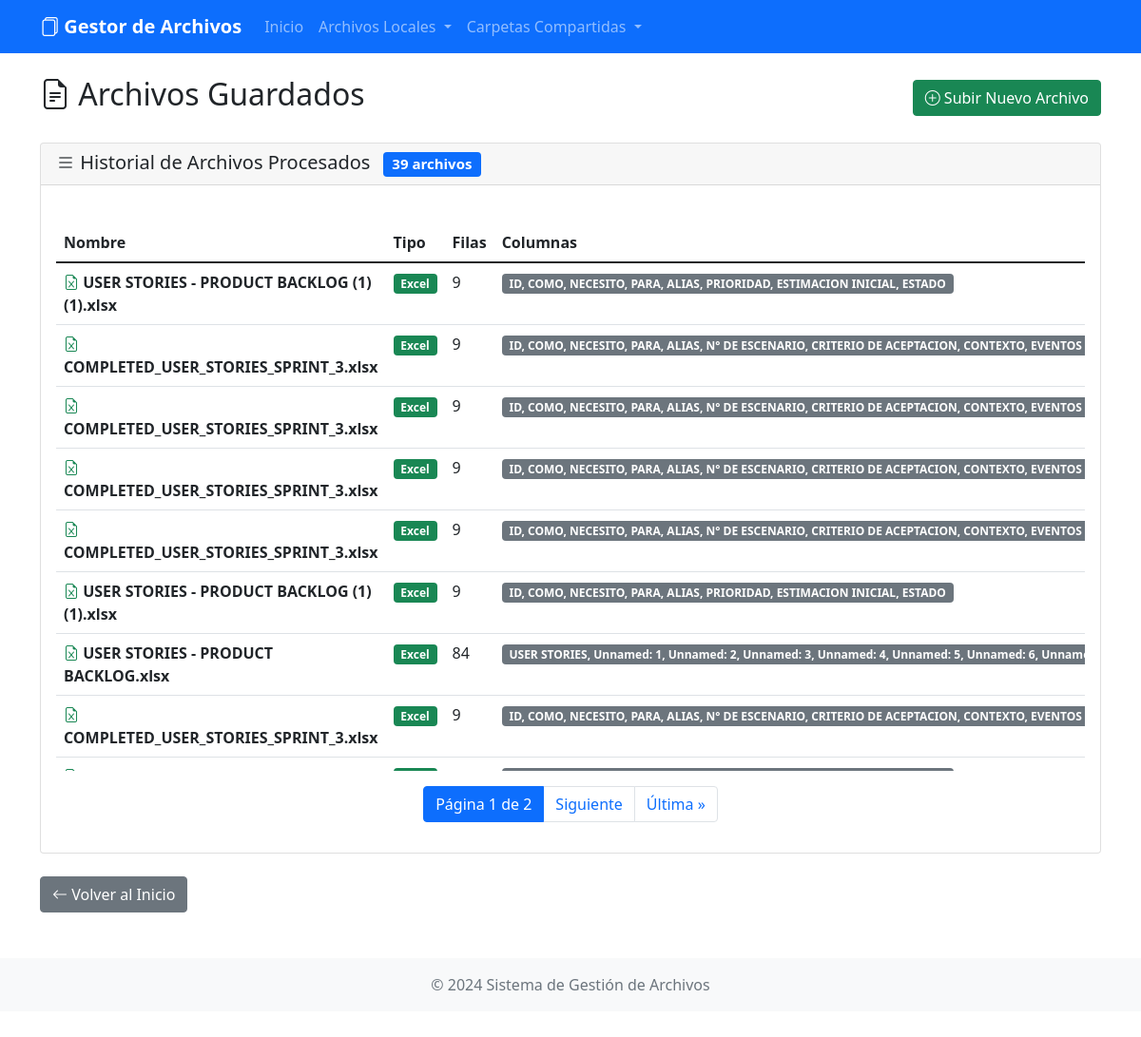
/archivos-guardados/, run on the app's committed database.
### archivos/models.py (models this page shows, shortened)
class ArchivoCargado(models.Model):
    nombre = models.CharField(max_length=255)
    tipo = models.CharField(max_length=10)  # Excel/CSV
    fecha_carga = models.DateTimeField(auto_now_add=True)
    columnas = models.TextField()  # lista de columnas como string
    filas = models.IntegerField()

### archivos/views.py (the view)
# urls.py: path('archivos-guardados/', views.ver_archivos_guardados, name='archivos_guardados'),
def ver_archivos_guardados(request):
    archivos = ArchivoCargado.objects.all().order_by('-fecha_carga')
    paginator = Paginator(archivos, 20)
    page_number = request.GET.get('page')
    page_obj = paginator.get_page(page_number)
    return render(request, 'archivos/archivos_guardados.html', {
        'page_obj': page_obj
    })

### archivos/templates/archivos/archivos_guardados.html (shortened to what this page needs)
{% extends 'archivos/base.html' %}
{% block content %}
<div class="row">
    <div class="col-12">
        <div class="d-flex justify-content-between align-items-center mb-4">
            <h2><i class="bi bi-file-earmark-text"></i> Archivos Guardados</h2>
            <a href="{% url 'subir_archivo_local' %}" class="btn btn-success">
                <i class="bi bi-plus-circle"></i> Subir Nuevo Archivo
            </a>
        </div>
        {% if page_obj %}
            <div class="card">
                <div class="card-header">
                    <h5 class="mb-0">
                        <i class="bi bi-list"></i> Historial de Archivos Procesados
                        <span class="badge bg-primary ms-2">{{ page_obj.paginator.count }} archivo{{ page_obj.paginator.count|pluralize }}</span>
                    </h5>
                </div>
                <div class="card-body">
                    <div class="table-responsive">
                        <table class="table table-hover">
                            <thead>
                                <tr>
                                    <th>Nombre</th>
                                    <th>Tipo</th>
                                    <th>Filas</th>
                                    <th>Columnas</th>
                                </tr>
                            </thead>
                            <tbody>
                                {% for archivo in page_obj %}
                                <tr>
                                    <td>
                                        <i class="bi bi-file-earmark-{% if archivo.tipo == 'Excel' %}excel text-success{% elif archivo.tipo == 'CSV' %}text text-info{% else %}text text-warning{% endif %}"></i>
                                        <strong>{{ archivo.nombre }}</strong>
                                    </td>
                                    <td>
                                        <span class="badge bg-{% if archivo.tipo == 'Excel' %}success{% elif archivo.tipo == 'CSV' %}info{% else %}warning{% endif %}">
                                            {{ archivo.tipo }}
                                        </span>
                                    </td>
                                    <td>{{ archivo.filas|floatformat:0 }}</td>
                                    <td>
                                        <span class="badge bg-secondary">
                                            {{ archivo.columnas }}
                                        </span>
                                    </td>
                                </tr>
                                {% endfor %}
                            </tbody>
                        </table>
                    </div>
                    {% if page_obj.has_other_pages %}
                        <nav aria-label="Paginación de archivos guardados" class="mt-3">
                            <ul class="pagination justify-content-center">
                                <li class="page-item active">
                                    <span class="page-link">
                                        Página {{ page_obj.number }} de {{ page_obj.paginator.num_pages }}
                                    </span>
                                </li>
                                {% if page_obj.has_next %}
                                    <li class="page-item">
                                        <a class="page-link" href="?page={{ page_obj.next_page_number }}">Siguiente</a>
                                    </li>
                                    <li class="page-item">
                                        <a class="page-link" href="?page={{ page_obj.paginator.num_pages }}">Última &raquo;</a>
                                    </li>
                                {% endif %}
                            </ul>
                        </nav>
                    {% endif %}
                </div>
            </div>
        {% endif %}
        <div class="mt-4">
            <a href="{% url 'index' %}" class="btn btn-secondary">
                <i class="bi bi-arrow-left"></i> Volver al Inicio
            </a>
        </div>
    </div>
</div>
{% endblock %}

### archivos/templates/archivos/base.html (style rules this page uses)
.table-responsive { max-height: 600px; overflow-y: auto; }

### data on the page
ArchivoCargado: nombre "USER STORIES - PRODUCT BACKLOG (1) (1).xlsx", tipo "Excel", filas "9", columnas "ID, COMO, NECESITO, PARA, ALIAS, PRIORIDAD, ESTIMACION INICIAL, ESTADO"
ArchivoCargado: nombre "COMPLETED_USER_STORIES_SPRINT_3.xlsx", tipo "Excel", filas "9", columnas "ID, COMO, NECESITO, PARA, ALIAS, N° DE ESCENARIO, CRITERIO DE ACEPTACION, CONTEXTO, EVENTOS…"
ArchivoCargado: nombre "COMPLETED_USER_STORIES_SPRINT_3.xlsx", tipo "Excel", filas "9", columnas "ID, COMO, NECESITO, PARA, ALIAS, N° DE ESCENARIO, CRITERIO DE ACEPTACION, CONTEXTO, EVENTOS…"
ArchivoCargado: nombre "COMPLETED_USER_STORIES_SPRINT_3.xlsx", tipo "Excel", filas "9", columnas "ID, COMO, NECESITO, PARA, ALIAS, N° DE ESCENARIO, CRITERIO DE ACEPTACION, CONTEXTO, EVENTOS…"
ArchivoCargado: nombre "COMPLETED_USER_STORIES_SPRINT_3.xlsx", tipo "Excel", filas "9", columnas "ID, COMO, NECESITO, PARA, ALIAS, N° DE ESCENARIO, CRITERIO DE ACEPTACION, CONTEXTO, EVENTOS…"
ArchivoCargado: nombre "USER STORIES - PRODUCT BACKLOG (1) (1).xlsx", tipo "Excel", filas "9", columnas "ID, COMO, NECESITO, PARA, ALIAS, PRIORIDAD, ESTIMACION INICIAL, ESTADO"
ArchivoCargado: nombre "USER STORIES - PRODUCT BACKLOG.xlsx", tipo "Excel", filas "84", columnas "USER STORIES, Unnamed: 1, Unnamed: 2, Unnamed: 3, Unnamed: 4, Unnamed: 5, Unnamed: 6,…"
ArchivoCargado: nombre "COMPLETED_USER_STORIES_SPRINT_3.xlsx", tipo "Excel", filas "9", columnas "ID, COMO, NECESITO, PARA, ALIAS, N° DE ESCENARIO, CRITERIO DE ACEPTACION, CONTEXTO, EVENTOS…"

### other printed values
{{ page_obj.paginator.count }} "39"
{{ page_obj.number }} "1"
{{ page_obj.paginator.num_pages }} "2"
